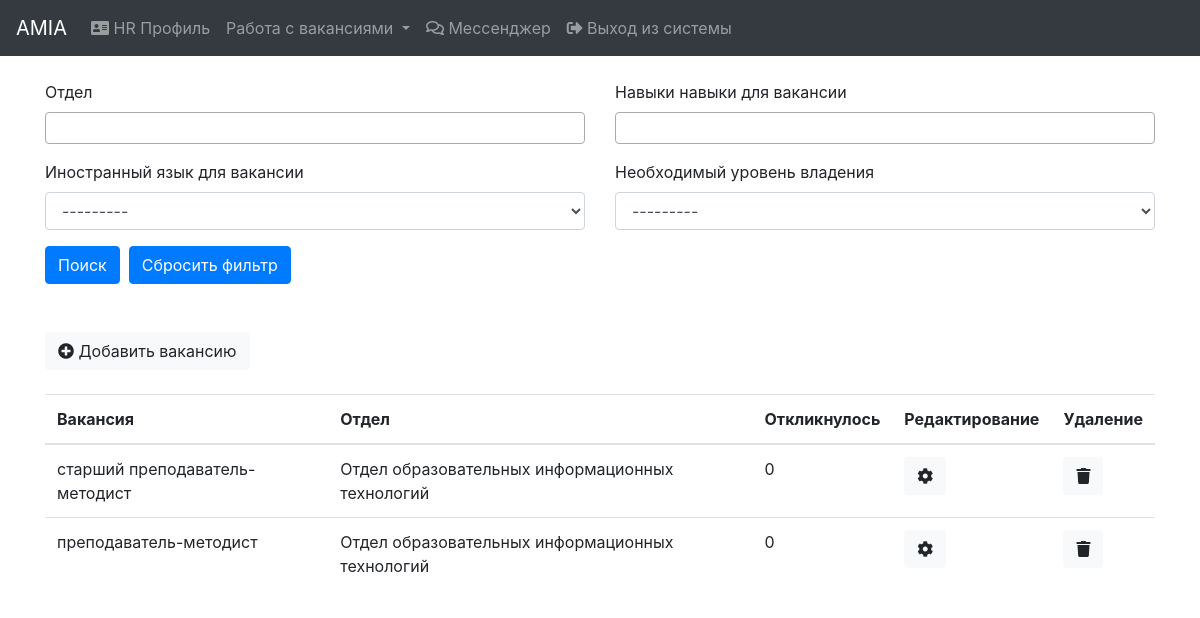
The app's page /hr/ (signed in) with its own data.
### institution/models.py (models this page shows, shortened)
class Vacancy(models.Model):
    OPENED = 1
    COMPLETED = 2
    BLOCKED = 3
    STATUSES = [
        (OPENED, 'Opened'),
        (COMPLETED, 'Completed'),
        (BLOCKED, 'Blocked'),
    ]
    vacancy = models.CharField(max_length=255, verbose_name="Vacancy")
    date_added = models.DateTimeField(verbose_name="Date added", auto_now_add=True)
    who_added = models.ForeignKey(User, on_delete=models.SET_NULL, verbose_name="Who added", blank=True, null=True)
    description = models.TextField(verbose_name="Description", blank=True, null=True)
    institution = models.ForeignKey(Institution, on_delete=models.CASCADE, verbose_name="Institution")
    responded = models.ManyToManyField(SocialProfile, verbose_name="Responded", through='RespondedVacancy')
    status = models.IntegerField(verbose_name="Status", choices=STATUSES, default=OPENED)
    skills = models.ManyToManyField(Skill, verbose_name="Skills", blank=True)
    languages = models.ManyToManyField(Language, verbose_name="Language", through='LanguageWithLevelVacancy')
    class Meta:
        ordering = ('vacancy',)
        verbose_name = 'Vacancy'
        verbose_name_plural = 'Vacancies'

class Institution(models.Model):
    institution_name = models.CharField(max_length=255, verbose_name="Institution name")
    info_about = models.TextField(verbose_name="About", blank=True, null=True)
    img = models.ImageField(verbose_name="Image", blank=True, null=True, upload_to='institutions')
    subscribers = models.ManyToManyField(SocialProfile, verbose_name="Subscribers")
    def __str__(self):
        return self.institution_name
    class Meta:
        ordering = ('institution_name',)
        verbose_name = 'Institution'
        verbose_name_plural = 'Institution'

### hr/views.py (the view)
# urls.py: path('', views.MainView.as_view(), name='main'),
class MainView(LoginRequiredMixin, View):
    def get(self, request):
        f = VacancyFilter(request.GET, queryset=Vacancy.objects.distinct().order_by('-pk'))
        paginator = Paginator(f.qs, 50)
        page = request.GET.get('page')
        vacancies = paginator.get_page(page)
        return render(request, 'institution/vacancies/hr_main_vacancies.html', {'vacancies': vacancies,
                                                                                'filter': f,
                                                                                })

### context_processors/models_context.py (called while the page is built)
def models_context(request):
    return {'educational': EducationalInstitution.objects.all(),
            'language_levels': LanguageLevel.objects.all(),
            'languages': Language.objects.all(),
            'specialties': Specialty.objects.all(),
            'skills': Skill.objects.all(),
            'interests': Interest.objects.all(),
            }

### social_profile/models.py (called while the page is built)
    def __str__(self):
        return self.skill_name

    def __str__(self):
        return self.language_name

### institution/templates/institution/vacancies/hr_main_vacancies.html (shortened to what this page needs)
{% extends 'base.html' %}
{% load static %}
{% block content %}
    {% include 'hr/navbar_hr.html' %}<br>
    <div class="container">
        {% include 'institution/vacancies/search_form.html' %}<br>
        <br>
        <a href="{% url 'institution:vacancy_add' %}" class="btn btn-light"><i class="fas fa-plus-circle"></i> Добавить вакансию</a><br><br>
        <div class="row">
            <div class="col-lg-12">
                <table class="table table-hover">
                    <thead>
                    <tr>
                        <th scope="col">Вакансия</th>
                        <th scope="col">Отдел</th>
                        <th scope="col">Откликнулось</th>
                        <th scope="col">Редактирование</th>
                        <th scope="col">Удаление</th>
                    </tr>
                    </thead>
                    <tbody>
                    {% for vacancy in vacancies %}
                        <tr>
                            <td>{{ vacancy.vacancy }}</td>
                            <td>{{ vacancy.institution.institution_name }}</td>
                            <td data-VacancyId="{{ vacancy.id }}">{{ vacancy.responded.count }}</td>
                            <td><a href="{% url 'institution:vacancy_update' vacancy.id %}" class="btn btn-light"><i class="fas fa-cog"></i></a></td>
                            <td><a href="{% url 'institution:vacancy_delete' vacancy.id %}" class="btn btn-light"><i class="fas fa-trash"></i></a></td>
                        </tr>
                    {% endfor %}
                    </tbody>
                </table>
            </div>
        </div>
    </div>
{% endblock %}

### records on screen
Vacancy: vacancy "старший преподаватель-методист", institution.institution_name "Отдел образовательных информационных технологий", responded.count "0"
Vacancy: vacancy "преподаватель-методист", institution.institution_name "Отдел образовательных информационных технологий", responded.count "0"
